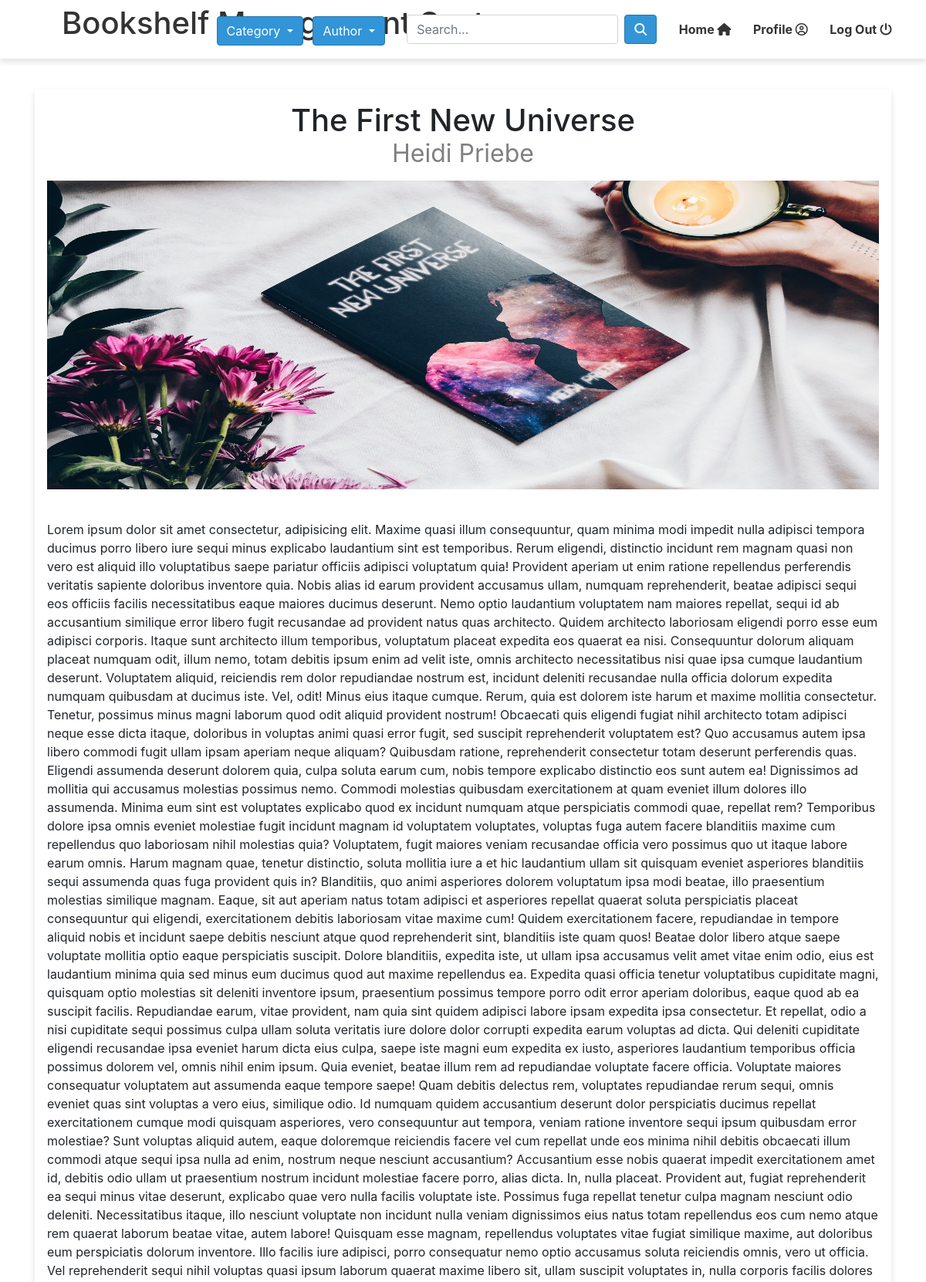
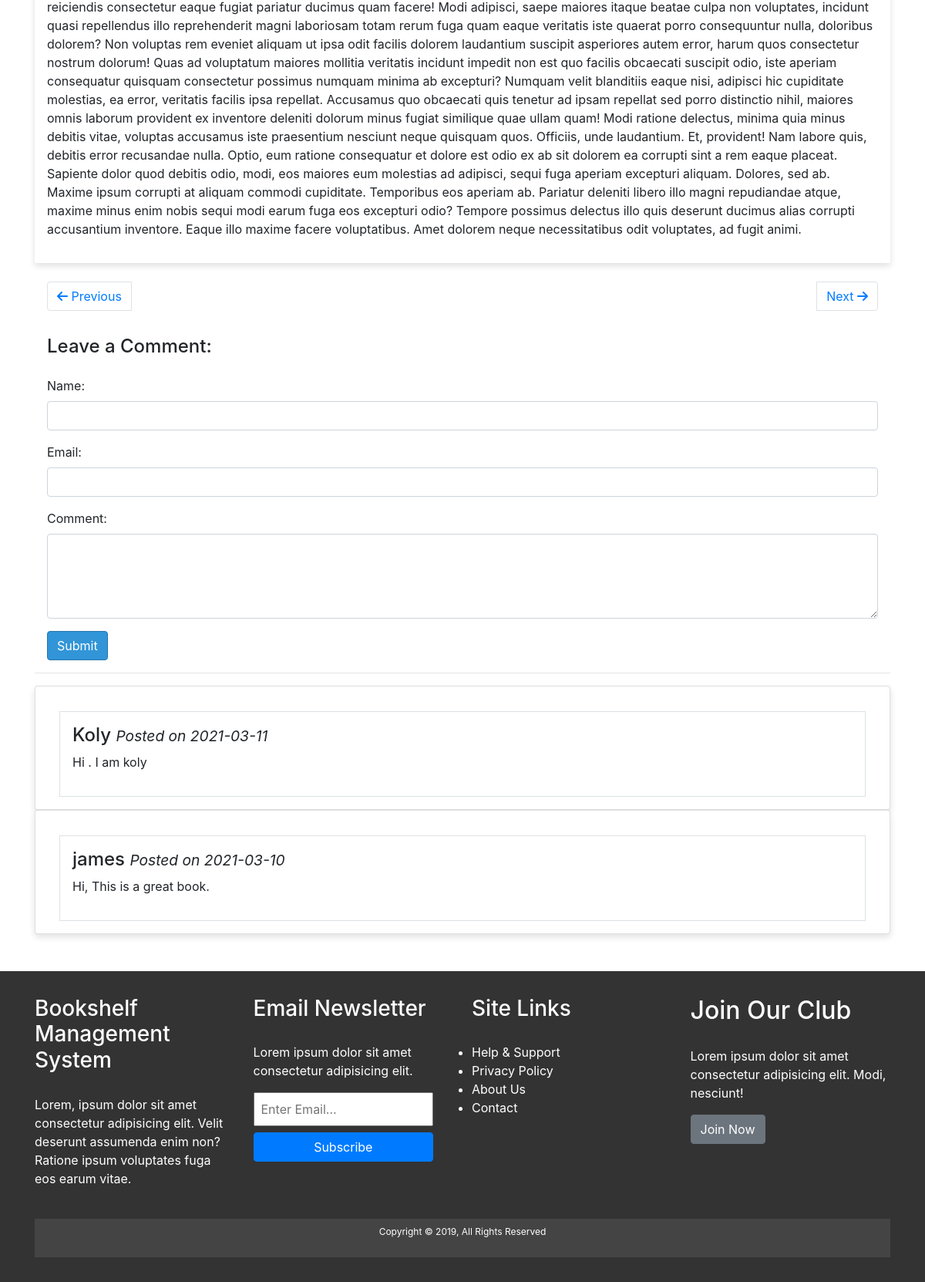
The page /book.php?b_id=1 on the database its author committed (2 pictures, top to bottom).
### tables this page shows
CREATE TABLE `books` (
  `book_id` int(10) NOT NULL,
  `book_title` varchar(100) NOT NULL,
  `book_author` varchar(100) NOT NULL,
  `book_category` varchar(50) NOT NULL,
  `book_info` varchar(300) NOT NULL,
  `book_content` mediumtext NOT NULL,
  `book_keyword` varchar(100) NOT NULL,
  `book_img` text NOT NULL
);

CREATE TABLE `comments` (
  `id` int(10) NOT NULL,
  `book_id` int(10) NOT NULL,
  `name` varchar(50) NOT NULL,
  `email` varchar(50) NOT NULL,
  `comment` varchar(200) NOT NULL,
  `visibility` varchar(50) NOT NULL,
  `date` date NOT NULL
);

### book.php (the view, shortened to what this page needs)
<!DOCTYPE html>
<html lang="en">
<head>
    <link rel="stylesheet" href="css/style.css">
     <link rel="stylesheet" href="https://maxcdn.bootstrapcdn.com/bootstrap/4.5.2/css/bootstrap.min.css">
</head>
<body>
  <header id="header">
   <h1><a class="logo" href="all_books.php">Bookshelf Management System</a></h1>
   <nav id="nav">
    <ul>
                <span>
            <span class="dropdown">
                <button type="button" class="btn btn-custom dropdown-toggle" data-toggle="dropdown">
                  Category
                </button>
            </span>
        </span>
        <span style="margin-left:8px;">
            <span class="dropdown">
                <button type="button" class="btn btn-custom dropdown-toggle" data-toggle="dropdown">
                  Author
                </button>
            </span>
        </span>
        <li>
            <form class="form-inline" action="search.php" method="post">
                <input class="form-control mr-sm-2" name="search" type="text" placeholder="Search...">
                <button class="btn btn-custom" name="submit" type="submit"><i class="fas fa-search"></i></button>
            </form>
         </li>
        <li><a href="all_books.php">Home <i class="fas fa-home"></i></a> </li>
        <li><a href="profile.php">Profile <i class="far fa-user-circle"></i></a> </li>
        <li><a href="logout.php">Log Out <i class="fas fa-power-off"></i></a></li>
   </ul>
</nav>
</header>
<section>
    <div class="container pt-3">
    <?php
        $conn= mysqli_connect('localhost', 'root', '', 'bookshelf');
    if(isset($_GET['b_id'])){
        $the_book_id=$_GET['b_id'];
    }
        $query= "select * from books where book_id = $the_book_id";
        $select_book= mysqli_query($conn,$query);
        while($row=mysqli_fetch_assoc($select_book)){
            $book_id=$row['book_id'];
            $book_title=$row['book_title'];
            $book_author=$row['book_author'];
            $book_content=$row['book_content'];
            $book_image=$row['book_img'];
    ?>
            <div >
              <br>
              <div class="container" style="padding: 16px ;box-shadow: 0 4px 8px 0 rgba(0, 0, 0, 0.12);">
                <h1 class="page-header">
                    <?php echo $book_title?>
                    <small><p class="titlee"> <?php echo $book_author ?></p></small>
                </h1>
                <img src="./image/<?php echo $book_image; ?>" alt="image" style="width:100%;height:50vh; margin-bottom: 40px;">
                <p class="book_content"><?php echo $book_content ?></p>
              </div>
              <br>
              <ul class="pagination d-flex justify-content-between  mb-3 px-3">
                    <li class="page-item"><a class="page-link" href="book.php?b_id=<?php echo $book_id-1; ?>"> <i class="fa fa-arrow-left" aria-hidden="true"></i> Previous </a></li>
                    <li class="page-item"><a class="page-link" href="book.php?b_id=<?php echo $book_id+1; ?>">Next <i class="fa fa-arrow-right" aria-hidden="true"></i></a></li>
                  </ul>
                <div class="well pt-3 mx-3" >
                    <h4 class="pb-3">Leave a Comment:</h4>
                    <form action="" method="post" role="form">
                       <div class="form-group">
                           <label for="Author">Name: </label>
                            <input type="text" name="name" class="form-control">
                        </div>
                        <div class="form-group" >
                           <label for="Email">Email:</label>
                            <input type="email" name="email" class="form-control" name="comment_email">
                        </div>
                        <div class="form-group">
                           <label for="Comment">Comment: </label>
                            <textarea name="comment" class="form-control" rows="4"></textarea>
                        </div>
                        <button type="submit" name="create_comment" class="btn btn-custom">Submit</button>
                    </form>
                </div>
                 <hr>
            </div>
        <?php }
        ?>
                <?php
                $query="SELECT * FROM comments WHERE book_id={$the_book_id} AND visibility='assigned' ORDER BY id DESC";
                $show_comment= mysqli_query($conn,$query);
                while($row=mysqli_fetch_assoc($show_comment)){
                    $date=$row['date'];
                    $comment=$row['comment'];
                    $name=$row['name'];
                ?>
                <div class="card">
                    <div class="container mt-3">
                      <div class="media border p-3">
                        <div class="media-body">
                          <h4><?php echo $name; ?> <small><i>Posted on <?php echo $date; ?></i></small></h4>
                          <p><?php echo $comment; ?></p>
                        </div>
                      </div>
                    </div>
                </div>
                <?php } ?>
                <br> <br>
    </div>
</section>  <footer id="main-footer">
    <div class="container footer-container">
      <div>
       <h3>Bookshelf Management System</h3>
        <p>Lorem, ipsum dolor sit amet consectetur adipisicing elit. Velit deserunt assumenda enim non? Ratione ipsum voluptates fuga eos earum vitae.</p>
      </div>
      <div>
        <h3>Email Newsletter</h3>
        <p>Lorem ipsum dolor sit amet consectetur adipisicing elit.</p>
        <form>
          <input type="email" placeholder="Enter Email...">
          <input type="submit" value="Subscribe" class="btn btn-primary">
        </form>
      </div>
      <div>
        <h3>Site Links</h3>
        <ul class="list">
          <li><a href="#">Help & Support</a></li>
          <li><a href="#">Privacy Policy</a></li>
          <li><a href="#">About Us</a></li>
          <li><a href="#">Contact</a></li>
        </ul>
      </div>
      <div>
        <h2>Join Our Club</h2>
        <p>Lorem ipsum dolor sit amet consectetur adipisicing elit. Modi, nesciunt!</p>
        <a href="#" class="btn btn-secondary">Join Now</a>
      </div>
      <div>
        <p>
          Copyright &copy; 2019, All Rights Reserved
        </p>
      </div>
    </div>
  </footer>
</body>
</html>

### css/style.css (style rules this page uses)
* { box-sizing: border-box; margin:0; padding: 0; }
body { font-family: 'Raleway', sans-serif; }
h2, h3 { padding-bottom: 20px; }
p { margin: 10px 0; }
a { text-decoration: none !important; }
.titlee { color: grey; }
#header { background-color: #fff; color: #222; cursor: default; height: 4.75em; box-shadow: 0 4px 8px 0 rgba(0, 0, 0, 0.12); width: 100%; z-index: 10000; }
#header h1 { line-height: 4.75em; line-height: inherit; margin-left: 80px; padding: 0; }
#header h1 a { font-size: 40px; color: #333; }
#header nav { position: absolute; right: 2.75em; top: 0; vertical-align: middle; }
#header nav > ul { list-style: none; margin: 0; padding-left: 0; }
#header nav > ul > li { line-height: 4.75em; border-radius: 4px; display: inline-block; margin-left: 1.5em; padding-left: 0; }
#header nav > ul > li a { transition: color 0.3s ease-in-out; color: #333; display: inline-block; text-decoration: none; font-weight: bold; }
.card { box-shadow: 0 4px 8px 0 rgba(0, 0, 0, 0.12); background: #fff; padding: 1rem; }
img { width: 100%; }
button.btn-custom { color: #fff; background-color: #3195d8; border-color: #2777ac; transition: color 0.3s ease-in-out; }
.page-header { text-align: center; }
.page-link { position: relative; display: block; padding: 0.5rem 0.75rem; margin-left: -1px; line-height: 1.25; color: #003C00; background-color: #2777ac; border: 1px solid #346767; }
#main-footer { background: #333; color: #fff; padding: 32px 0; }
#main-footer a { color: #fff; }
#main-footer .footer-container { display: grid; grid-template-columns: repeat(4, 1fr); grid-gap: 1.5rem; }
#main-footer .footer-container > *:last-child { background: #444; grid-column: 1 / span 4; padding: .5rem; text-align: center; font-size: 0.75rem; }
#main-footer .footer-container input[type='email'] { width: 90%; padding: 0.5rem; margin-bottom: 0.5rem; }
#main-footer .footer-container input[type='submit'] { width: 90%; }

### rows shown on the page
books: book_title "The First New Universe", book_author "Heidi Priebe", book_img (picture), book_content "Lorem ipsum dolor sit amet consectetur, adipisicing elit. Maxime quasi illum consequuntur, quam minima modi impedit nulla adipisci tempora ducimus porro libero iure sequi minus explicabo laudantium sint est temporibus. Rerum eligendi, distinctio incidunt rem magnam quasi non vero est aliquid illo voluptatibus saepe pariatur officiis adipisci voluptatum quia! Provident aperiam ut enim ratione repellendus perferendis veritatis sapiente doloribus inventore quia. Nobis alias id earum provident accusamus ullam, numquam reprehenderit, beatae adipisci sequi eos officiis facilis necessitatibus eaque maiores ducimus deserunt. Nemo optio laudantium voluptatem nam maiores repellat, sequi id ab…"
comments: name "Koly", date "2021-03-11", comment "Hi . I am koly"
comments: name "james", date "2021-03-10", comment "Hi, This is a great book."
